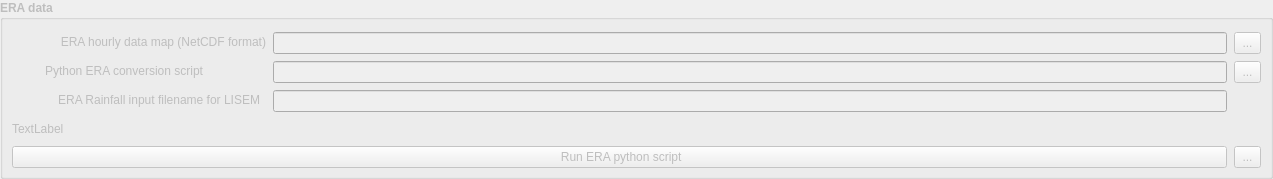
          <widget class="QGroupBox" name="groupBox_ERAdata">
           <property name="enabled">
            <bool>false</bool>
           </property>
           <property name="geometry">
            <rect>
             <x>10</x>
             <y>340</y>
             <width>1273</width>
             <height>179</height>
            </rect>
           </property>
           <property name="font">
            <font>
             <pointsize>9</pointsize>
             <bold>true</bold>
            </font>
           </property>
           <property name="title">
            <string>ERA data</string>
           </property>
           <widget class="QLabel" name="label_62">
            <property name="geometry">
             <rect>
              <x>12</x>
              <y>32</y>
              <width>254</width>
              <height>20</height>
             </rect>
            </property>
            <property name="sizePolicy">
             <sizepolicy hsizetype="Fixed" vsizetype="Preferred">
              <horstretch>0</horstretch>
              <verstretch>0</verstretch>
             </sizepolicy>
            </property>
            <property name="font">
             <font>
              <pointsize>9</pointsize>
              <bold>false</bold>
             </font>
            </property>
            <property name="text">
             <string>ERA hourly data map (NetCDF format)</string>
            </property>
            <property name="alignment">
             <set>Qt::AlignRight|Qt::AlignTrailing|Qt::AlignVCenter</set>
            </property>
           </widget>
           <widget class="QLineEdit" name="lineEdit_ERAFilename">
            <property name="geometry">
             <rect>
              <x>273</x>
              <y>32</y>
              <width>954</width>
              <height>22</height>
             </rect>
            </property>
            <property name="sizePolicy">
             <sizepolicy hsizetype="Preferred" vsizetype="Fixed">
              <horstretch>0</horstretch>
              <verstretch>0</verstretch>
             </sizepolicy>
            </property>
            <property name="font">
             <font>
              <pointsize>9</pointsize>
              <bold>false</bold>
             </font>
            </property>
           </widget>
           <widget class="QToolButton" name="toolButtontoolButton_RainERA">
            <property name="geometry">
             <rect>
              <x>1234</x>
              <y>32</y>
              <width>27</width>
              <height>22</height>
             </rect>
            </property>
            <property name="font">
             <font>
              <pointsize>9</pointsize>
              <bold>false</bold>
             </font>
            </property>
            <property name="text">
             <string>...</string>
            </property>
            <property name="icon">
             <iconset resource="resources/lisemdbase.qrc">
              <normaloff>:/2X/Folder-Open-icon2.png</normaloff>:/2X/Folder-Open-icon2.png</iconset>
            </property>
           </widget>
           <widget class="QLabel" name="label_63">
            <property name="geometry">
             <rect>
              <x>12</x>
              <y>61</y>
              <width>191</width>
              <height>20</height>
             </rect>
            </property>
            <property name="font">
             <font>
              <pointsize>9</pointsize>
              <bold>false</bold>
             </font>
            </property>
            <property name="text">
             <string>Python ERA conversion script</string>
            </property>
            <property name="alignment">
             <set>Qt::AlignRight|Qt::AlignTrailing|Qt::AlignVCenter</set>
            </property>
           </widget>
           <widget class="QLineEdit" name="lineEdit_ERApy">
            <property name="geometry">
             <rect>
              <x>273</x>
              <y>61</y>
              <width>954</width>
              <height>22</height>
             </rect>
            </property>
            <property name="sizePolicy">
             <sizepolicy hsizetype="Preferred" vsizetype="Fixed">
              <horstretch>0</horstretch>
              <verstretch>0</verstretch>
             </sizepolicy>
            </property>
            <property name="font">
             <font>
              <pointsize>9</pointsize>
              <bold>false</bold>
             </font>
            </property>
           </widget>
           <widget class="QToolButton" name="ERApy">
            <property name="geometry">
             <rect>
              <x>1234</x>
              <y>61</y>
              <width>27</width>
              <height>22</height>
             </rect>
            </property>
            <property name="font">
             <font>
              <pointsize>9</pointsize>
              <bold>false</bold>
             </font>
            </property>
            <property name="text">
             <string>...</string>
            </property>
            <property name="icon">
             <iconset resource="resources/lisemdbase.qrc">
              <normaloff>:/2X/Folder-Open-icon2.png</normaloff>:/2X/Folder-Open-icon2.png</iconset>
            </property>
           </widget>
           <widget class="QLabel" name="label_64">
            <property name="geometry">
             <rect>
              <x>12</x>
              <y>90</y>
              <width>248</width>
              <height>20</height>
             </rect>
            </property>
            <property name="font">
             <font>
              <pointsize>9</pointsize>
              <bold>false</bold>
             </font>
            </property>
            <property name="text">
             <string>ERA Rainfall input filename for LISEM</string>
            </property>
            <property name="alignment">
             <set>Qt::AlignRight|Qt::AlignTrailing|Qt::AlignVCenter</set>
            </property>
           </widget>
           <widget class="QLineEdit" name="lineEdit_RainFilenameHourERA">
            <property name="geometry">
             <rect>
              <x>273</x>
              <y>90</y>
              <width>954</width>
              <height>22</height>
             </rect>
            </property>
            <property name="sizePolicy">
             <sizepolicy hsizetype="Preferred" vsizetype="Fixed">
              <horstretch>0</horstretch>
              <verstretch>0</verstretch>
             </sizepolicy>
            </property>
            <property name="font">
             <font>
              <pointsize>9</pointsize>
              <bold>false</bold>
             </font>
            </property>
           </widget>
           <widget class="QLabel" name="label_65">
            <property name="geometry">
             <rect>
              <x>12</x>
              <y>119</y>
              <width>63</width>
              <height>20</height>
             </rect>
            </property>
            <property name="font">
             <font>
              <pointsize>9</pointsize>
              <bold>false</bold>
             </font>
            </property>
            <property name="text">
             <string>TextLabel</string>
            </property>
           </widget>
           <widget class="QToolButton" name="toolButton_stopERA">
            <property name="geometry">
             <rect>
              <x>1234</x>
              <y>146</y>
              <width>27</width>
              <height>22</height>
             </rect>
            </property>
            <property name="font">
             <font>
              <pointsize>9</pointsize>
              <bold>false</bold>
             </font>
            </property>
            <property name="text">
             <string>...</string>
            </property>
            <property name="icon">
             <iconset resource="resources/lisemdbase.qrc">
              <normaloff>:/2X/Stop-icon.png</normaloff>:/2X/Stop-icon.png</iconset>
            </property>
           </widget>
           <widget class="QPushButton" name="pushButton_generateERARain">
            <property name="geometry">
             <rect>
              <x>12</x>
              <y>146</y>
              <width>1215</width>
              <height>22</height>
             </rect>
            </property>
            <property name="font">
             <font>
              <pointsize>9</pointsize>
              <bold>false</bold>
             </font>
            </property>
            <property name="text">
             <string> Run ERA python script</string>
            </property>
            <property name="icon">
             <iconset resource="resources/lisemdbase.qrc">
              <normaloff>:/2X/play-icon.png</normaloff>:/2X/play-icon.png</iconset>
            </property>
           </widget>
          </widget>
